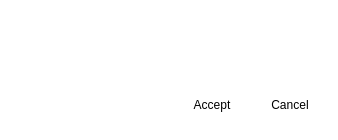
<?xml version="1.0" encoding="UTF-8"?>
<ui version="4.0">
 <class>DlgAvAccept</class>
 <widget class="QWidget" name="DlgAvAccept">
  <property name="geometry">
   <rect>
    <x>0</x>
    <y>0</y>
    <width>338</width>
    <height>140</height>
   </rect>
  </property>
  <property name="windowTitle">
   <string>DlgAvAccept</string>
  </property>
  <property name="styleSheet">
   <string notr="true">QPushButton{
border:none;
}
QWidget#DlgAvAccept{
background:#fff;
}
</string>
  </property>
  <layout class="QVBoxLayout" name="verticalLayout">
   <property name="spacing">
    <number>0</number>
   </property>
   <property name="leftMargin">
    <number>0</number>
   </property>
   <property name="topMargin">
    <number>0</number>
   </property>
   <property name="rightMargin">
    <number>0</number>
   </property>
   <property name="bottomMargin">
    <number>0</number>
   </property>
   <item>
    <widget class="QWidget" name="widget" native="true">
     <layout class="QHBoxLayout" name="horizontalLayout_2">
      <property name="spacing">
       <number>0</number>
      </property>
      <property name="leftMargin">
       <number>8</number>
      </property>
      <property name="topMargin">
       <number>0</number>
      </property>
      <property name="rightMargin">
       <number>0</number>
      </property>
      <property name="bottomMargin">
       <number>0</number>
      </property>
      <item>
       <widget class="QToolButton" name="btnFaceIcon">
        <property name="styleSheet">
         <string notr="true">border:none;</string>
        </property>
        <property name="text">
         <string/>
        </property>
        <property name="iconSize">
         <size>
          <width>60</width>
          <height>60</height>
         </size>
        </property>
       </widget>
      </item>
      <item>
       <widget class="QWidget" name="widget_3" native="true">
        <layout class="QVBoxLayout" name="verticalLayout_2">
         <property name="spacing">
          <number>0</number>
         </property>
         <property name="leftMargin">
          <number>7</number>
         </property>
         <property name="topMargin">
          <number>0</number>
         </property>
         <property name="rightMargin">
          <number>0</number>
         </property>
         <property name="bottomMargin">
          <number>0</number>
         </property>
         <item>
          <widget class="QLabel" name="hint_name">
           <property name="minimumSize">
            <size>
             <width>0</width>
             <height>40</height>
            </size>
           </property>
           <property name="maximumSize">
            <size>
             <width>16777215</width>
             <height>30</height>
            </size>
           </property>
           <property name="font">
            <font>
             <family>AdLib WGL4 BT</family>
             <pointsize>-1</pointsize>
             <weight>50</weight>
             <bold>false</bold>
            </font>
           </property>
           <property name="styleSheet">
            <string notr="true">font-size:18px;
font-weight:400;</string>
           </property>
           <property name="text">
            <string/>
           </property>
           <property name="wordWrap">
            <bool>true</bool>
           </property>
          </widget>
         </item>
         <item>
          <widget class="QLabel" name="hint">
           <property name="minimumSize">
            <size>
             <width>0</width>
             <height>20</height>
            </size>
           </property>
           <property name="maximumSize">
            <size>
             <width>16777215</width>
             <height>15</height>
            </size>
           </property>
           <property name="text">
            <string/>
           </property>
           <property name="wordWrap">
            <bool>true</bool>
           </property>
          </widget>
         </item>
        </layout>
       </widget>
      </item>
     </layout>
    </widget>
   </item>
   <item>
    <widget class="QWidget" name="widget_2" native="true">
     <layout class="QHBoxLayout" name="horizontalLayout">
      <property name="spacing">
       <number>0</number>
      </property>
      <property name="leftMargin">
       <number>0</number>
      </property>
      <property name="topMargin">
       <number>0</number>
      </property>
      <property name="rightMargin">
       <number>0</number>
      </property>
      <property name="bottomMargin">
       <number>0</number>
      </property>
      <item>
       <spacer name="horizontalSpacer">
        <property name="orientation">
         <enum>Qt::Horizontal</enum>
        </property>
        <property name="sizeHint" stdset="0">
         <size>
          <width>40</width>
          <height>20</height>
         </size>
        </property>
       </spacer>
      </item>
      <item>
       <widget class="QPushButton" name="btnAccept">
        <property name="minimumSize">
         <size>
          <width>60</width>
          <height>50</height>
         </size>
        </property>
        <property name="text">
         <string>Accept</string>
        </property>
        <property name="iconSize">
         <size>
          <width>60</width>
          <height>60</height>
         </size>
        </property>
        <property name="autoDefault">
         <bool>false</bool>
        </property>
        <property name="flat">
         <bool>false</bool>
        </property>
       </widget>
      </item>
      <item>
       <widget class="QLabel" name="label_2">
        <property name="minimumSize">
         <size>
          <width>18</width>
          <height>0</height>
         </size>
        </property>
        <property name="text">
         <string/>
        </property>
       </widget>
      </item>
      <item>
       <widget class="QPushButton" name="btnCancel">
        <property name="minimumSize">
         <size>
          <width>60</width>
          <height>50</height>
         </size>
        </property>
        <property name="text">
         <string>Cancel</string>
        </property>
        <property name="iconSize">
         <size>
          <width>60</width>
          <height>60</height>
         </size>
        </property>
       </widget>
      </item>
      <item>
       <widget class="QLabel" name="label">
        <property name="minimumSize">
         <size>
          <width>18</width>
          <height>17</height>
         </size>
        </property>
        <property name="text">
         <string/>
        </property>
       </widget>
      </item>
     </layout>
    </widget>
   </item>
  </layout>
 </widget>
 <layoutdefault spacing="6" margin="11"/>
 <resources/>
 <connections/>
</ui>
